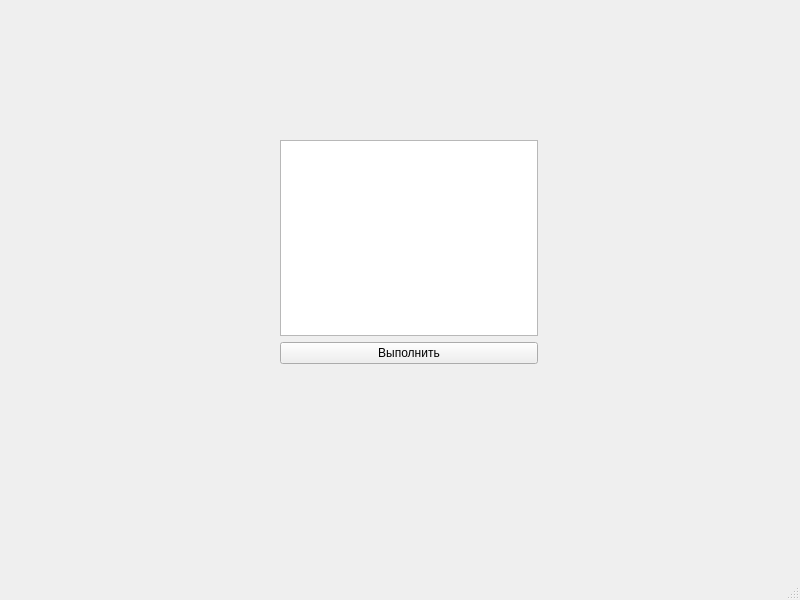
<?xml version="1.0" encoding="UTF-8"?>
<ui version="4.0">
 <class>MainWindow</class>
 <widget class="QMainWindow" name="MainWindow">
  <property name="geometry">
   <rect>
    <x>0</x>
    <y>0</y>
    <width>800</width>
    <height>600</height>
   </rect>
  </property>
  <property name="windowTitle">
   <string>MainWindow</string>
  </property>
  <widget class="QWidget" name="centralwidget">
   <widget class="QWidget" name="">
    <property name="geometry">
     <rect>
      <x>280</x>
      <y>140</y>
      <width>258</width>
      <height>224</height>
     </rect>
    </property>
    <layout class="QVBoxLayout" name="verticalLayout">
     <item>
      <widget class="QTextEdit" name="textEdit"/>
     </item>
     <item>
      <widget class="QPushButton" name="processButton">
       <property name="text">
        <string>Выполнить</string>
       </property>
      </widget>
     </item>
    </layout>
   </widget>
  </widget>
  <widget class="QMenuBar" name="menubar">
   <property name="geometry">
    <rect>
     <x>0</x>
     <y>0</y>
     <width>800</width>
     <height>22</height>
    </rect>
   </property>
  </widget>
  <widget class="QStatusBar" name="statusbar"/>
 </widget>
 <resources/>
 <connections/>
</ui>
